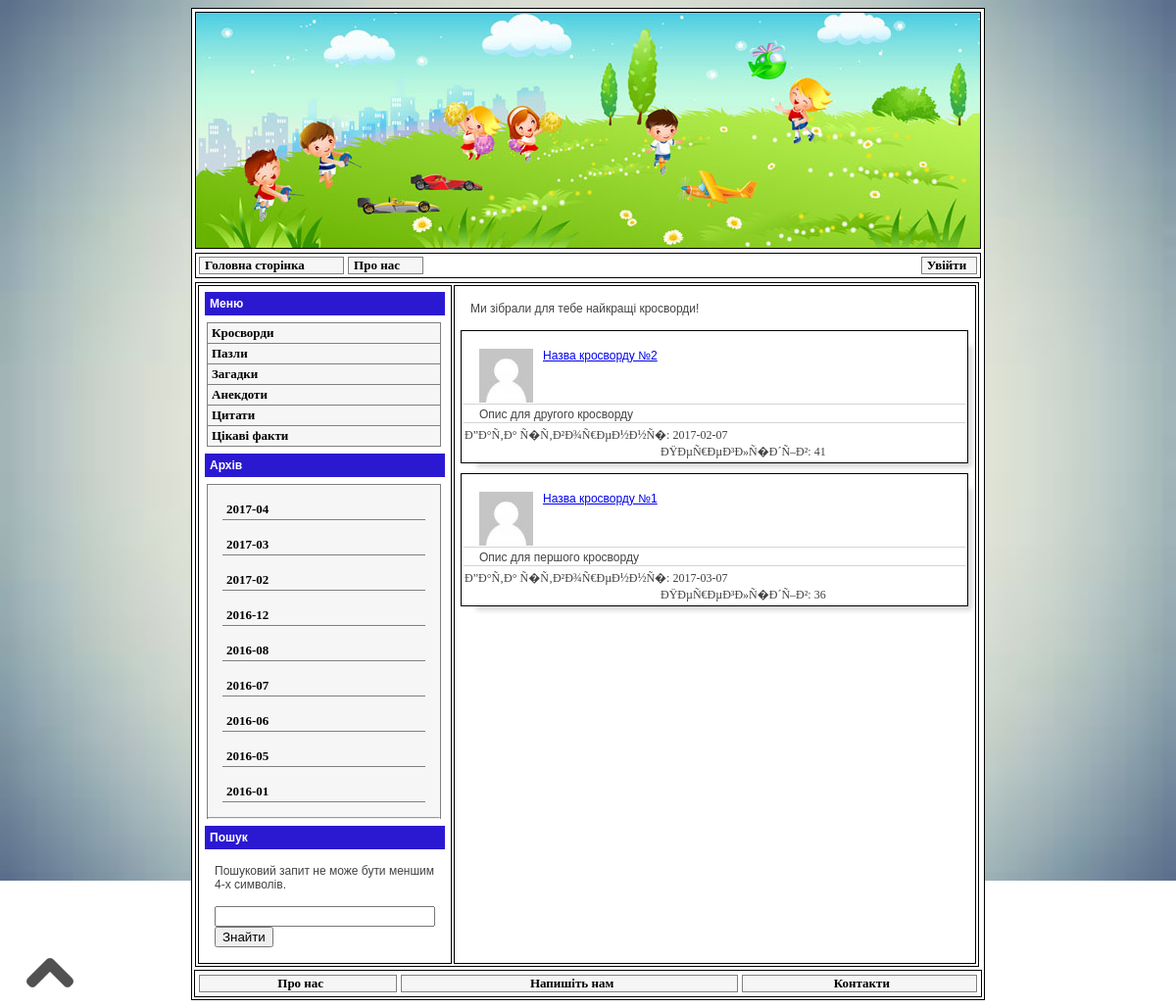
The page /cross.php on the database its author committed.
### tables this page shows
CREATE TABLE `settings` (
  `id` int(3) NOT NULL,
  `title` varchar(255) NOT NULL,
  `text` text NOT NULL,
  `page` varchar(255) NOT NULL
);

CREATE TABLE `data` (
  `id` int(5) NOT NULL,
  `cat` int(1) NOT NULL,
  `description` text NOT NULL,
  `text` text NOT NULL,
  `view` int(7) NOT NULL,
  `date` date NOT NULL,
  `mini_img` varchar(255) NOT NULL,
  `title` varchar(255) NOT NULL,
  `url` varchar(255) NOT NULL,
  `author` varchar(50) NOT NULL,
  `id_l` int(2) NOT NULL
);

### cross.php (the view, shortened to what this page needs)
<?php
include ("blocks/bd.php");
$result = mysql_query("SELECT title,text FROM settings WHERE page='cross'",$db);
$myrow = mysql_fetch_array($result);
?>
<!DOCTYPE HTML PUBLIC "-//W3C//DTD HTML 4.01 Transitional//EN" "http://www.w3.org/TR/html4/loose.dtd">
<html>
<head>
<link href="style.css" rel="stylesheet" type="text/css">
</head>
<body>
<table width="800"  class="cooltable0" align="center" bgcolor="#FFFFFF">
  <? include("blocks/header.php"); ?>
 <? include ("blocks/top-menu.php") ?>
  <tr>
    <td><table width="800"  class="cooltable">
      <tr>
  <? include("blocks/left.php"); ?>
<td width="584" align="left" valign="top" class="cooltable0"><p><? echo $myrow["text"]; ?>
<p>
<?php
$result77 = mysql_query("SELECT str FROM options", $db);
$myrow77 = mysql_fetch_array($result77);
$num = $myrow77["str"];
@$page = $_GET['page'];
$page = intval($page);
if(empty($page) or $page < 0) $page = 1;
$start = $page * $num - $num;
$result = mysql_query("SELECT id,title,description,date,author,mini_img,view,text FROM data WHERE cat='1' ORDER BY id DESC LIMIT $start, $num",$db);
$myrow = mysql_fetch_array($result);
do {
if( $myrow["mini_img"] == "") {
$myrow["mini_img"] = "blocks/img/no_img.jpg";
}
echo "<table align='left' class='citaty' style='margin-left: 5px; width: 98%; margin-bottom: 10px; box-shadow: black; border: 1px solid #000000; box-shadow: 10px 10px 5px -6px rgba(0, 0, 0, 0.16);'>";
printf( "  		<tr>
    <td style='    border-bottom-width: 1px;
    border-bottom-style: solid;
    border-bottom-color: rgba(0, 0, 0, 0.17);'>
		<p class='post_name'><img class='mini' align='left' src='%s'><a href='view_game.php?id=%s'>%s</a></p>
	</td>
  </tr>
  <tr>
    <td style='    border-bottom-width: 1px;
    border-bottom-style: solid;
    border-bottom-color: rgba(0, 0, 0, 0.17);'>
		<p style='margin-bottom: 0px; margin-top: 0px;'>%s</p></td>
	</td>
  </tr>
  <tr>
    <td>
		<label class='post_adds'>Ð”Ð°Ñ‚Ð° Ñ�Ñ‚Ð²Ð¾Ñ€ÐµÐ½Ð½Ñ�: %s</label>
		<label style='margin-left: 200px;'>ÐŸÐµÑ€ÐµÐ³Ð»Ñ�Ð´Ñ–Ð²: %s</label>
	</td>
  </tr>
</table>", $myrow["mini_img"],$myrow["id"],$myrow["title"],$myrow["description"],$myrow["date"],$myrow["view"]);
}
while($myrow = mysql_fetch_array($result));
?>
<p>&nbsp;</p>
<p>&nbsp;</p></td>
  <? include("blocks/footer.php"); ?>
<div class="leftbar-wrap">
<a href="#" class="left-controlbar">
<span class="active-area">
<img class="bar-desc-top" src='img/up.png'></img></span></span></a>
</body>
</html>

### style.css (style rules this page uses)
p { font-family:Verdana, Arial, Helvetica, sans-serif; font-size:12px; color:#424242; margin:15px; }
img.mini { height: 55px; margin-right: 10px; }
table.cooltable0 { border: 1px solid #000000; }
td.cooltable0 { border: 1px solid #000000; }
table.cooltable { border: 1px solid #000000; }
.leftbar-wrap { position: fixed; bottom: 0; width: 99px !important; left: 0; }
.left-controlbar { height: 100%; display: block; text-decoration: none; }
.active-area { display: block; text-align: center; }
.bar-desc-top { position: relative; display: inline-block; }

### rows shown on the page
settings: text "Ми зібрали для тебе найкращі кросворди!"
data: title "Назва кросворду №2", description "Опис для другого кросворду", date "2017-02-07", view "41"
data: title "Назва кросворду №1", description "Опис для першого кросворду", date "2017-03-07", view "36"

### other values the page prints
$myrow9["month"] "2017-04"
$myrow9["month"] "2017-03"
$myrow9["month"] "2017-02"
$myrow9["month"] "2016-12"
$myrow9["month"] "2016-08"
$myrow9["month"] "2016-07"
$myrow9["month"] "2016-06"
$myrow9["month"] "2016-05"
$myrow9["month"] "2016-01"
